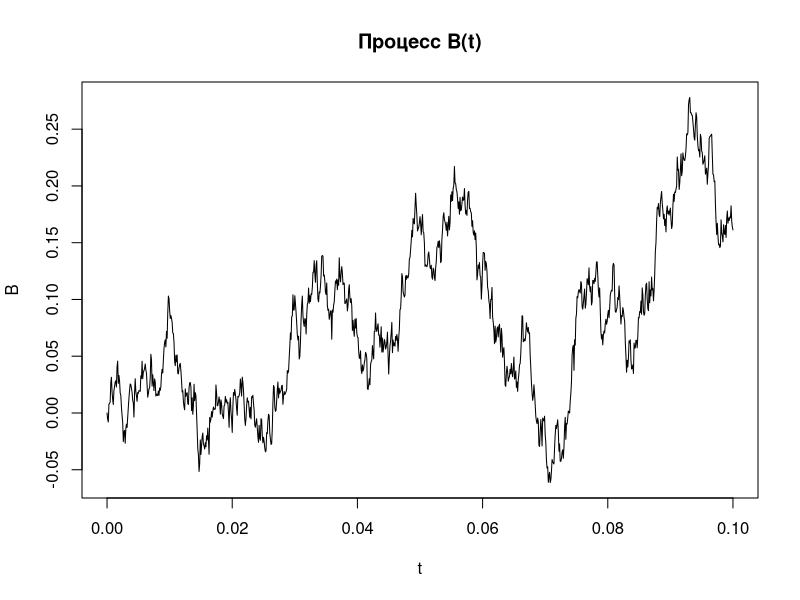
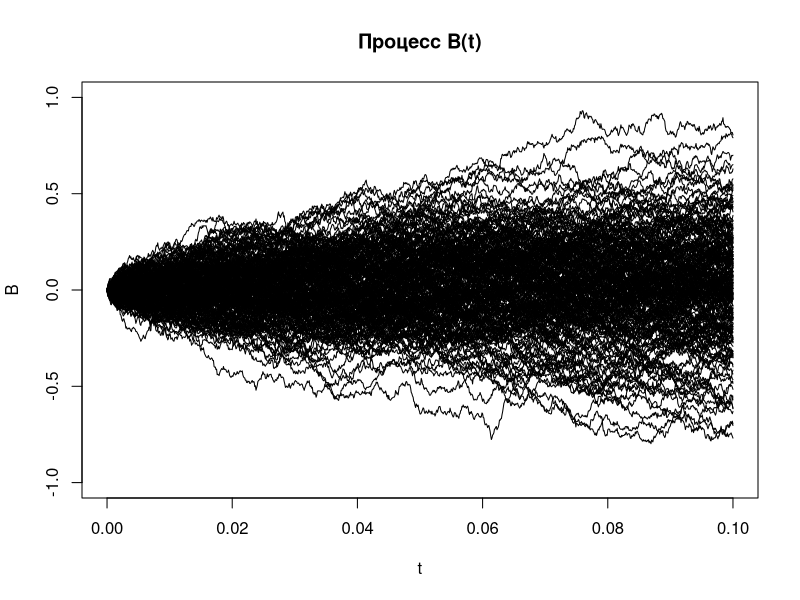
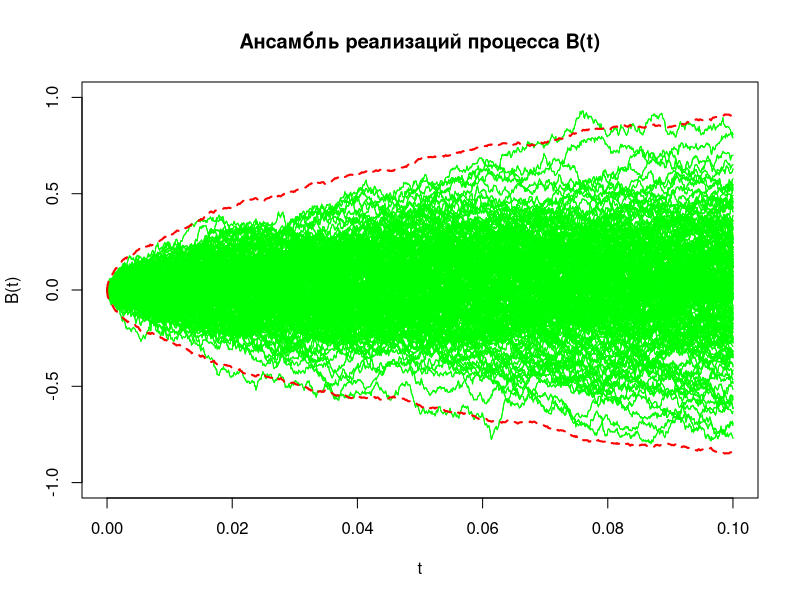
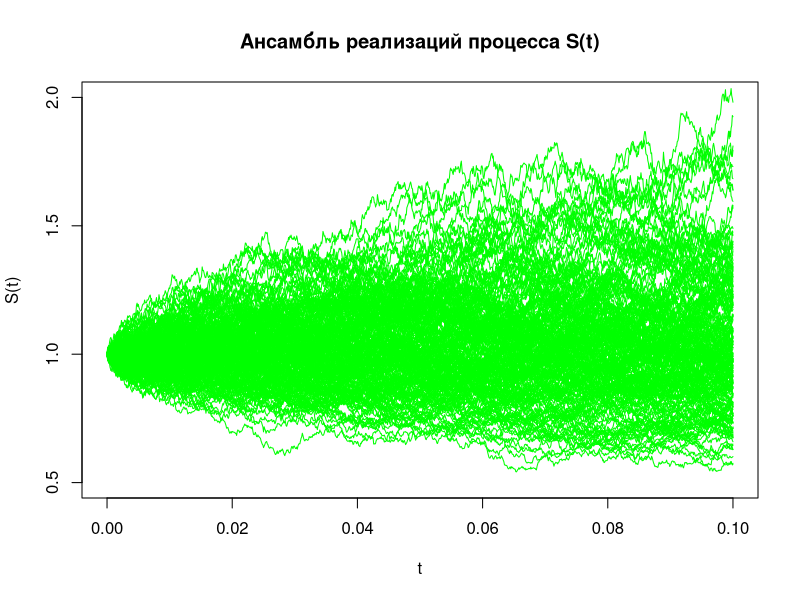

Reproduce these figures in R, in order.
set.seed(123)
delta = 0.0001 #шаг дискретизации
sigma = 0.01 #средне-квадратическое отклонение
N = 1000 #количество наблюдений

#2. Замоделировать процесс (8) для ∆ = 0.0001 
#( т.е. средне-квадратическое отклонение с.в. 𝜀𝑘∆ равно √∆ = 0.01) 𝑘 = 0,1,...,10^3

t = seq(from = 0, to = N*delta, by = delta)# вектор моментов наблюдений
length(t)
B = numeric(length(t))# вектор для процесса B(t)
B[1] = 0
#моделируем процесс B(t)
for (k in 2:length(t)) {B[k] = B[k-1] + rnorm(1, mean=0, sd=sigma)}
plot(t,B,type='l', main='Процесс B(t)')  
plot(t,B,type='l', main='Процесс B(t)',ylim = c(-1,1))

#3. Построить ансамбль реализаций процесса 𝐵(𝑡):
Ansamble = matrix(0, nrow=N+1, ncol=200)
for (i in 1:200) {for (k in 2:length(t)) {B[k] = B[k-1] + rnorm(1, mean = 0, sd = sigma)}
                  Ansamble[,i] = B #сохраняем реализацию в матрицу ансамбля
                  lines(t,B,type='l')
} 
#4.Ограничить ансамбль реализаций по правилу трех сигм:
#вычисление границ по правилу трех сигм
plot(t, Ansamble[,1], type='l', col='red', xlab='t', ylab='B(t)', main='Ансамбль реализаций процесса B(t)',ylim = c(-1,1))
for (i in 1:200) {lines(t, Ansamble[,i], col='green')}

lower = c(mean(Ansamble[1,]) - 3*sd(Ansamble[1,]), apply(Ansamble[-1,], 1, function(x) mean(x) - 3*sd(x)))
upper = c(mean(Ansamble[1,]) + 3*sd(Ansamble[1,]), apply(Ansamble[-1,], 1, function(x) mean(x) + 3*sd(x)))

for (i in 1:200) {lines(t, Ansamble[,i], col='green')}
lines(t, lower, col='red', lwd=2, lty=2)
lines(t, upper, col='red', lwd=2, lty=2)

#5. Реализовать процесс (9) при следующих входных значениях параметров:
#𝑆0 = 1, 𝑎 = 0.5, 𝜎 = 0.9, √∆ = 0.01, 𝑘 = 0, 1, . . . , 10^3
#Реализовать процесс 𝑆(𝑡):
S_0 = 1
a = 0.5
sigma = 0.9

t = seq(0, N*delta, delta)#вектор моментов наблюдений
  
S = numeric(length(t))#вектор для процесса S(t)
S[1] = S_0
  
#моделируем процесс S(t)
for (k in 2:length(t)) {S[k] = S[k-1] * exp((a - sigma^2/2) * delta + sigma * sqrt(delta) * rnorm(1))}

Ansamble <- matrix(0, nrow=N+1, ncol=200)
for (i in 1:200) 
  {S = numeric(length(t))
   S[1] = S_0
   for (k in 2:length(t)) {S[k] <- S[k-1] * exp((a - sigma^2/2) * delta + sigma * sqrt(delta) * rnorm(1))}
   Ansamble[,i] = S
  }
  
plot(t, Ansamble[,1], type='l', col='gray', xlab='t', ylab='S(t)', main='Ансамбль реализаций процесса S(t)',ylim = c(0.5,2))
for (i in 1:200) {lines(t, Ansamble[,i], col='green')}
